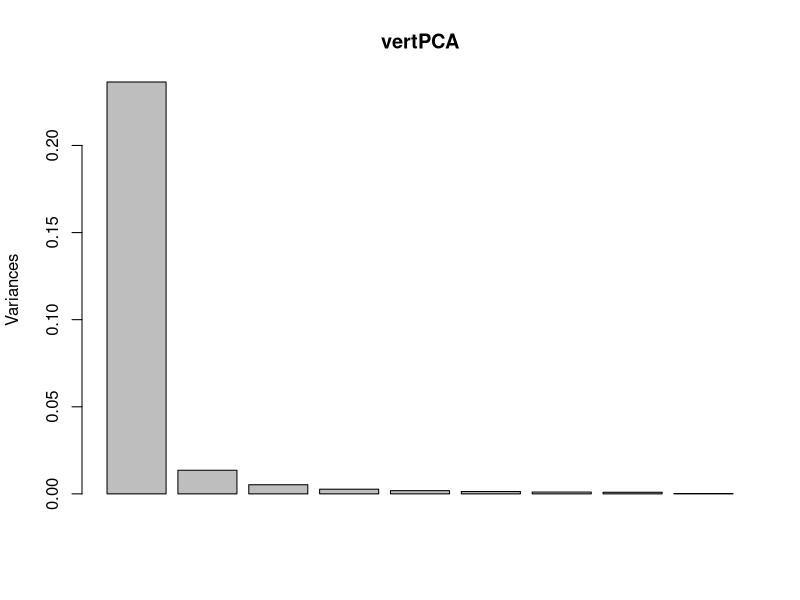
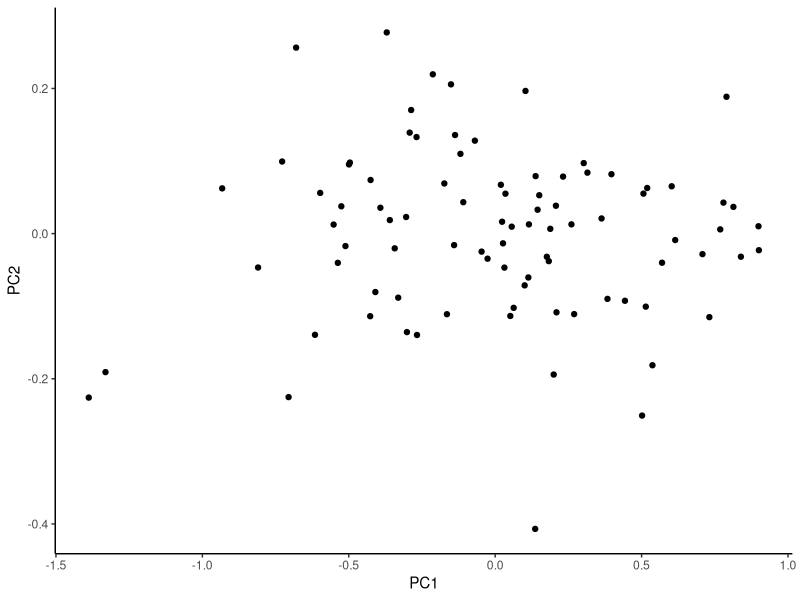
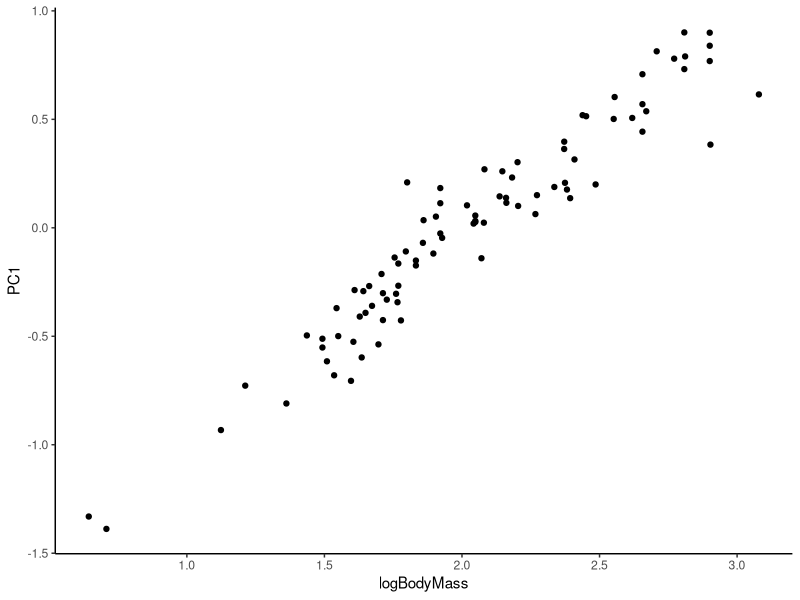
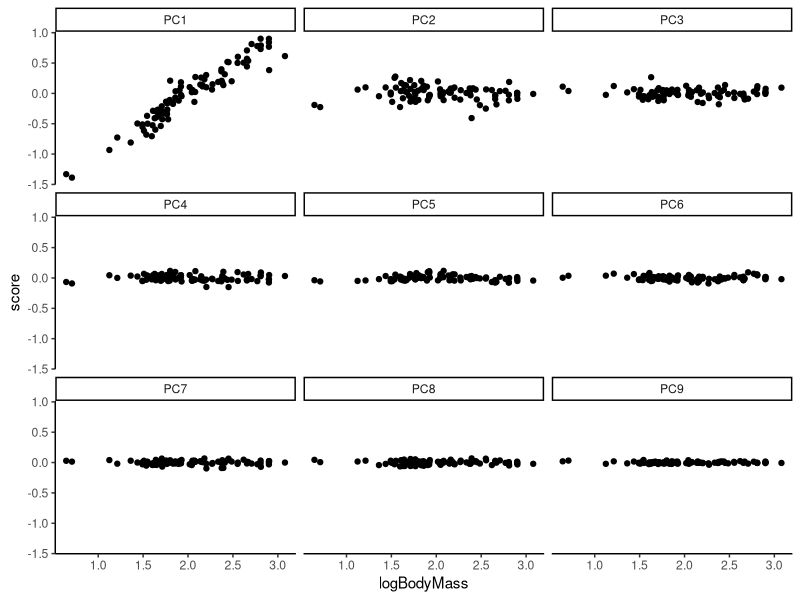
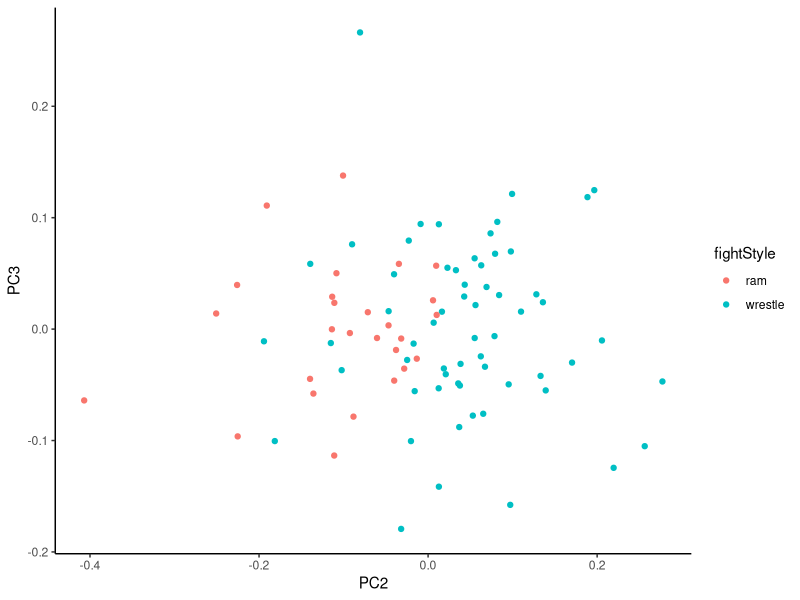
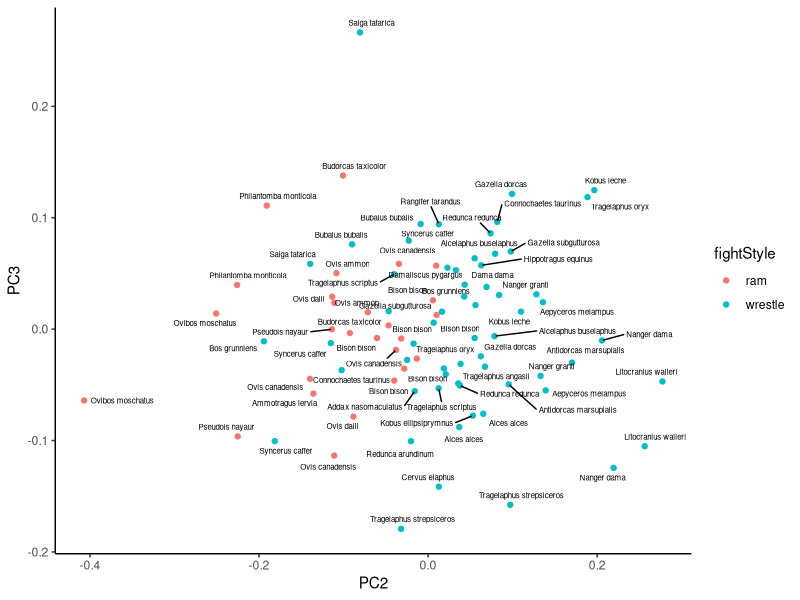
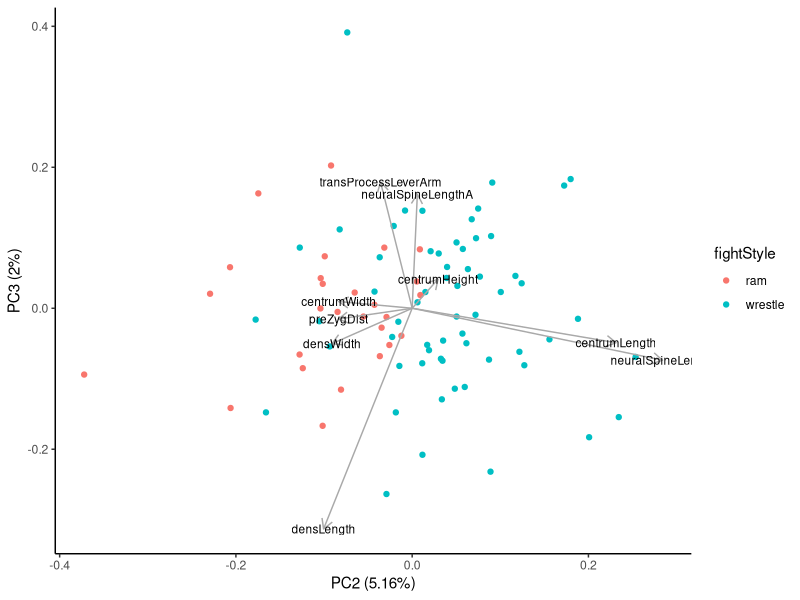
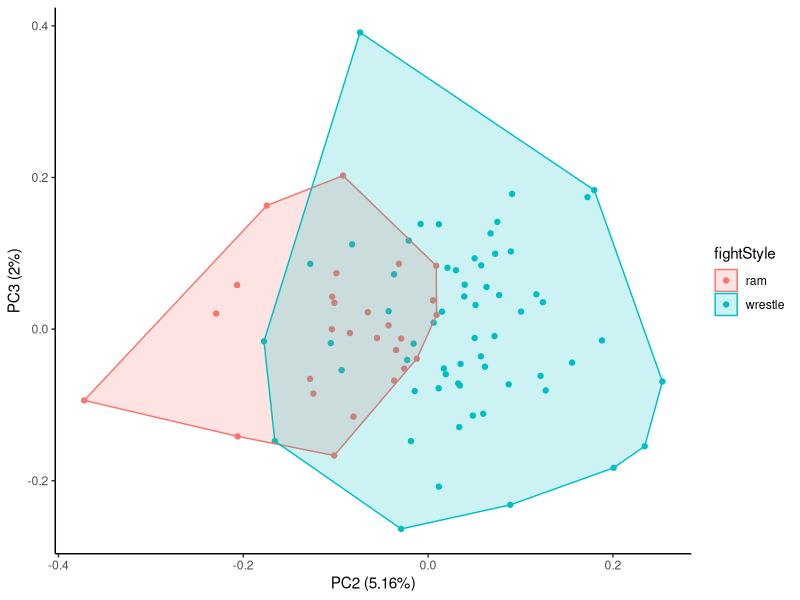

Generate these figures, in order, with R:
## ---- chunk 1
knitr::opts_chunk$set(echo = TRUE)
## ---- chunk 2
library(tidyverse)
library(ggrepel)
## ---- chunk 3
vertData_tbl <- as_tibble(read.csv("ruminant_vert_morph_data.csv"))

vertData_tbl
## ---- chunk 4
vertData_tbl %>%  # take our vertData_tbl 'and then' do the following:
  select(-X,-type, logBMSS) %>%  #remove columns we don't need for PCA
  filter(!is.na(value)) %>%  #remove NAs -- not necessary, prcomp will handle it, but nice to do
  filter(vertebra == 'C2') %>% #filter the data by row so that we're using just the measurements from the second cervical vertebra (C2)
  mutate(measureName = str_replace_all( #add a new column with full names of measurements for non-morphologists
    measure,
    c("CH" = "centrumHeight", 
      "CL" = "centrumLength", 
      "CW" = "centrumWidth",
      "DL" = "densLength",
      "DW" = "densWidth",
      "NSL" = "neuralSpineLength",
      "NSLA" = "neuralSpineLeverArm",
      "preZD" = "preZygDist",
      "TPLA" = "transProcessLeverArm"
      )
  )) 
## ---- chunk 5
vertData <-
  vertData_tbl %>%  #all the same stuff as above, but now saving it as a new tibble
  select(-X, -type, logBMSS) %>%
  filter(!is.na(value)) %>%
  filter(vertebra == 'C2') %>% #
  mutate(measureName = str_replace_all(measure,
    c(
      "CH" = "centrumHeight",
      "CL" = "centrumLength",
      "CW" = "centrumWidth",
      "DL" = "densLength",
      "DW" = "densWidth",
      "NSL" = "neuralSpineLength",
      "NSLA" = "neuralSpineLeverArm",
      "preZD" = "preZygDist",
      "TPLA" = "transProcessLeverArm"
    )
  )) %>%
  select(catNum, measureName,logValue, sex, spp, logBodyMass = logBMSS, fightStyle) #select columns we want in different order, rename body mass column

vertData #view the new tibble
## ---- chunk 6
vertData %>% 
  distinct(measureName)

vertData %>% 
  distinct(spp)

vertData %>% 
  distinct(catNum)
## ---- chunk 7
wideData <- vertData %>% 
  spread(key = measureName, value = logValue) #now each specimen has its own row with 9 vertebral measurements

wideData
## ---- chunk 8
vertPCA <- prcomp(wideData[,6:14])
## ---- chunk 9
summary(vertPCA)
## ---- chunk 10
screeplot(vertPCA)
## ---- chunk 11
vertPCA$rotation # this is the matrix of variable loadings (eigenvectors)

vertPCA$x #this gives the PC scores for each specimen on each component (centered data multipled by the rotation matrix) (row numbers correspond to the initial data rows)

vertPCA$sdev #standard deviations of each PC, aka square roots of eigenvalues
## ---- chunk 12
vertPCscores <- vertPCA$x %>% 
  as_tibble() %>% #convert PC scores (vertPCA$x) to tibble
  add_column(catNum = wideData$catNum) %>%  #add catalog numbers from df used for PCA (unique identifiers)
  right_join(wideData, by = 'catNum') %>% #rejoin the PC scores to wideData tibble
  select(catNum:fightStyle, PC1:PC9) #select name, sex, fighting style columns and PC scores

vertPCscores
## ---- chunk 13
 vertPCscores %>%   
  ggplot(aes(x = PC1, y = PC2)) +
  geom_point() +
  theme_classic()
## ---- chunk 14
vertPCscores %>%   
  ggplot(aes(x = logBodyMass, y = PC1)) +
  geom_point() +
  theme_classic()
## ---- chunk 15
vertPCscores %>% 
  gather(PC1:PC9, key = 'PC', value = "score") %>% #this is the opposite of spread; make a wide dataframe narrow
  ggplot(aes(logBodyMass, score)) +
  geom_point() +
  facet_wrap(vars(PC)) + #add a facet for each PC we want to look at
  theme_classic()
## ---- chunk 16
vertPCscores %>%   
  ggplot(aes(x = PC2, y = PC3)) +
  geom_point(aes(colour = fightStyle)) +
  theme_classic()
## ---- chunk 17
vertPCscores %>%   
  ggplot(aes(x = PC2, y = PC3)) +
  geom_point(aes(colour = fightStyle)) +
  theme_classic() +
  geom_text_repel(aes(label = spp), size = 2)#the labels are messy but at this stage they can help you ID outliers, examine trends, etc
## ---- chunk 18
library(ggfortify)
## ---- chunk 19

## ---- chunk 20
autoplot(
  vertPCA, #use the PCA object
  data = wideData, #and the dataframe we made the PCA object from
  col = "fightStyle", #color by fighting style
  x = 2, #choose which PCs we want to plot on which axes -- the default will be PC1 vs PC2
  y = 3,
  loadings = TRUE, #add variable loadings and label them, adjust colors and sizes for best visual
  loadings.label = TRUE,
  loadings.colour = "darkgray",
  loadings.label.colour = "black",
  loadings.label.size = 3
) +
  theme_classic() # I just really prefer the classic theme for visual simplicity
## ---- chunk 21
autoplot(
  vertPCA, #use the PCA object
  data = wideData, #and the dataframe we made the PCA object from
  col = "fightStyle", #color by fighting style
  x = 2, #choose which PCs we want to plot on which axes -- the default will be PC1 vs PC2
  y = 3,
  frame = TRUE,
  frame.type = "convex"
) +
  theme_classic()
## ---- chunk 22
summary(lm(PC2 ~ fightStyle, data = vertPCscores))
## ---- chunk 23
vertPCscores %>%   
  ggplot(aes(x = fightStyle, y = PC2)) +
  geom_boxplot() +
  theme_classic()
## ---- chunk 24
autoplot(
  vertPCA, #use the PCA object
  data = wideData, #and the dataframe we made the PCA object from
  col = "fightStyle", #color by fighting style
  x = 2, #choose which PCs we want to plot on which axes -- the default will be PC1 vs PC2
  y = 3,
  loadings = TRUE, #add variable loadings and label them, adjust colors and sizes for best visual
  loadings.label = TRUE,
  loadings.colour = "darkgray",
  loadings.label.colour = "black",
  loadings.label.size = 3
) +
  theme_classic() # I just really prefer the classic theme for visual simplicity
## ---- chunk 25
vertPCA$rotation
